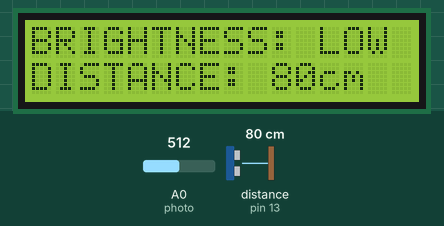
Recording of a sketch running on a simulated Arduino Uno, built with avr-gcc and run on an emulated ATmega328P. On the bench: 16×2 character LCD. Wiring (inferred from the names in the program): ultrasonic range finder: trigger pin 12; echo pin 13. The inputs (shaded band) are chosen by the test bench; at power-on: A0 (photo) = 512, distance to the obstacle (sensor on pin 13) 80 cm. The echo pulse lasts 58.3 µs per cm; what the sketch prints to the serial monitor is not drawn.

Above: at 1.2 s.
1.3 s: A0 (photo) set to 267
3.0 s: A0 (photo) set to 236
At 3.14 s:
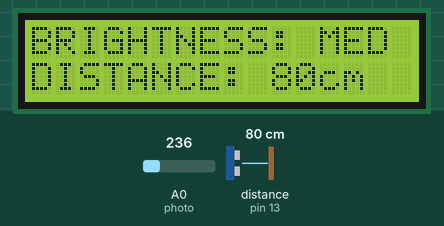
4.7 s: distance to the obstacle (sensor on pin 13) set to 253 cm
At 4.83 s:
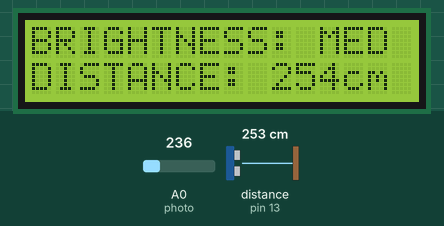
7.7 s: distance to the obstacle (sensor on pin 13) set to 2 cm
At 7.75 s:
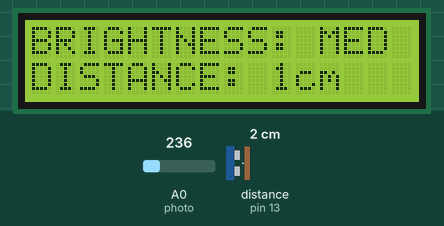
10.7 s: A0 (photo) set to 105
13.7 s: A0 (photo) set to 94
At 13.75 s:
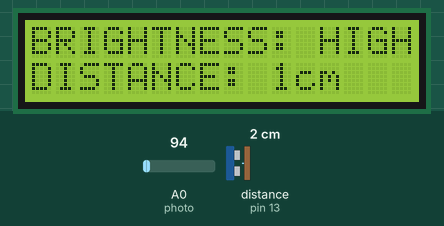

Measured:
- the behaviour switches between 251 and 250 on A0 (photo) (found by bisection; images 0 and 1)
- the behaviour switches between 100 and 99 on A0 (photo) (found by bisection; images 3 and 4)
- after the input at 3.0 s, the display: first changes after 0.09 s (image 1 shows a later state)
- after the input at 4.7 s, the display: first differs from a run without the input after 0.09 s (image 2)
- after the input at 7.7 s, the display: first differs from a run without the input at once (image 3)
- after the input at 13.7 s, the display: first changes at once (image 4 shows a later state)

The sketch:

Ch_12_-_Homework_-_LCD_IO_-_David_Garrett.ino
```cpp
// David Garrett
// 11-17-21
// Ch 12 - Homework - LCD I/O

// Combine input and processing with output on the LCD panel

// Procedure:

    // Connect the LCD and test that it is working
    // Connect your photo resistor for input
    // Display messages like Dark, Normal and Bright on the screen
    // Connect the distance sensor
    // Display the distance in centimeters
    // Have both inputs displayed simultaneously

#include <LiquidCrystal.h>
LiquidCrystal lcd(2,3,4,5,6,7);  // CREATES LCD OBJECT
                                 // RS, E, D4, D5, D6, D7

int photo = A0;                  // Analog pin for photoresistor

int echo = 13;                   // declaration/pin values for ping sensor
int trig = 12;
int echoVal;

void setup() {
  lcd.begin(16,2);               // what's the layout of panel? 16 col, 2 row

  pinMode(trig, OUTPUT);         // Sets trig pin on ping sensor as output
  pinMode(echo, INPUT);          // Sets echo pin on ping sensor as input

  Serial.begin(9600);

}

void loop() {
  displayBrightness();           // Display brightness level in row 1
  displayDistance();             // Display distance in cm in row 2
  delay(100);
  lcd.clear();                   // clear the screen
}

void displayBrightness() {

  // Displays brightness on the LCD screen

  // Bright    < 100
  // Normal    100-250
  // Dark      > 250


  int photoValue = (analogRead(photo)); // stores value of photo sensor analog input
  lcd.setCursor(0,0); // Displays brightness value on row 1 of LCD
  lcd.print("BRIGHTNESS: ");

  if (photoValue < 100) {
    lcd.print("HIGH");
  } else if (photoValue > 250) {
    lcd.print("LOW");
  } else {
    lcd.print("MED");
  }
}

void displayDistance() {

  // Display distance in centimeter on the LCD screen

  lcd.setCursor(0,1); // Displays distane value on row 2 of LCD
  lcd.print("DISTANCE: ");
  int dist = ping();  // ping() returns a value that equals the amount of cm
  lcd.print(dist);
  lcd.print("cm");

}

int ping() { // function converts value from ping sensor to distance in centimeter
  int pingTime;
  trigger(); // triggers ping
  pingTime = pulseIn(echo, HIGH);  // value from the ping
  Serial.print("Ping Time: ");
  Serial.println(pingTime);
  return ((pingTime / 29) / 2);  // returns value apprx in centermeter
  // 343 m/s and or 34.3 cm/ms -- speed of sound
  // ping sensor measures echo, time for echo return equals the amount of distance
}

void trigger() {  // triggers the ping sensor
  digitalWrite(trig, LOW);
  delayMicroseconds(5);
  digitalWrite(trig, HIGH);
  delayMicroseconds(5);
  digitalWrite(trig, LOW);
}
```
